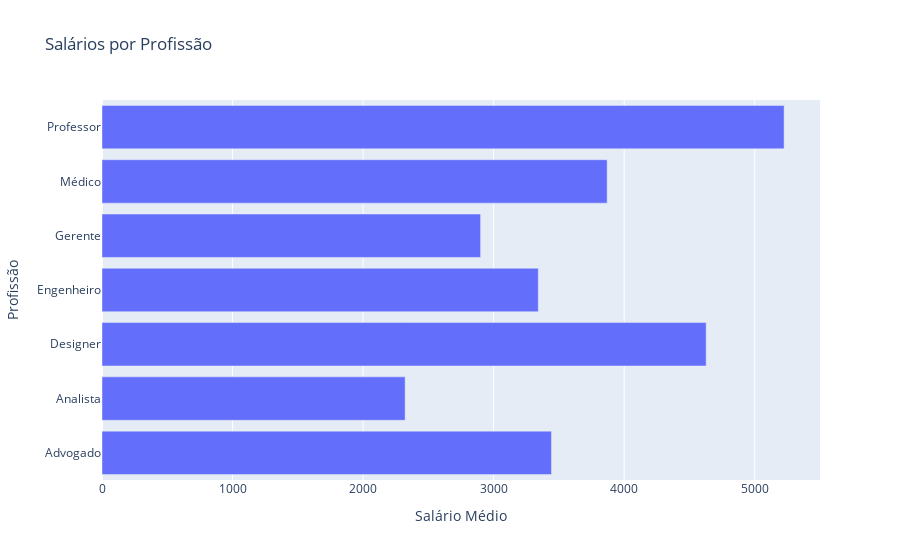

The cell this chart's notebook holds for it:
### Markdown cell above
Começamos plotando um gráfico de barras horizontais com a média dos salários por profissão:

### Code cell
# Agrupando os dados do DataFrame por profissão e calculando a média do salário para cada profissão
salario_por_profissao = df.groupby('Profissão')['Salário'].mean().reset_index()

# Criando o gráfico de barras horizontais, muito semelhante a biblioteca matplot
fig = px.bar(salario_por_profissao, x='Salário', y='Profissão', orientation='h',
             title='Salários por Profissão',
             labels={'Salário': 'Salário Médio', 'Profissão': 'Profissão'})

# Exibindo o gráfico
fig.show()

### Figure 1 — Plotly figure (JSON) as saved in the notebook; plotly's stock layout.template omitted (floating-point values rounded to 4 significant figures)
{"data": [{"hovertemplate": "Salário Médio=%{x}<br>Profissão=%{y}<extra></extra>", "legendgroup": "", "marker": {"color": "#636efa", "pattern": {"shape": ""}}, "name": "", "orientation": "h", "showlegend": false, "textposition": "auto", "type": "bar", "x": [3443.0, 2322.0, 4628.0, 3342.0, 2900.0, 3870.0, 5225.0], "xaxis": "x", "y": ["Advogado", "Analista", "Designer", "Engenheiro", "Gerente", "Médico", "Professor"], "yaxis": "y"}], "layout": {"barmode": "relative", "legend": {"tracegroupgap": 0}, "title": {"text": "Salários por Profissão"}, "xaxis": {"anchor": "y", "domain": [0, 1], "title": {"text": "Salário Médio"}}, "yaxis": {"anchor": "x", "domain": [0, 1], "title": {"text": "Profissão"}}}}
